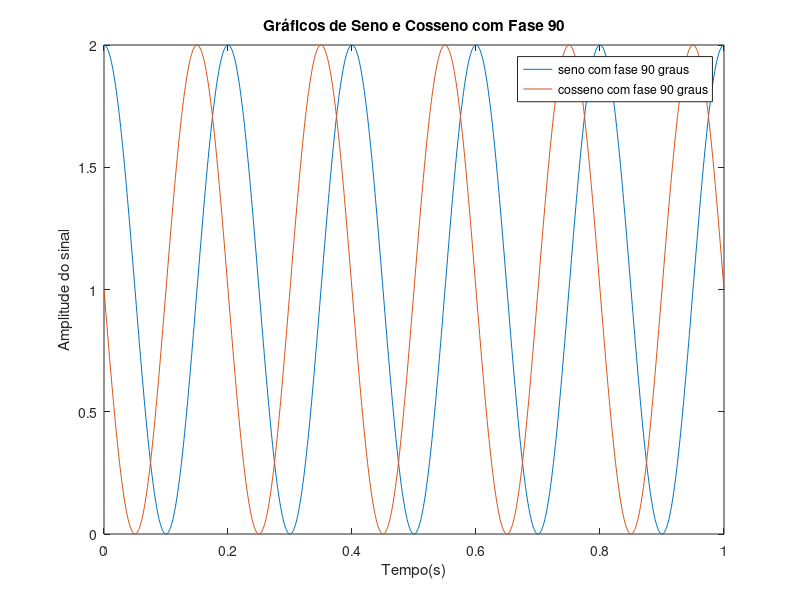
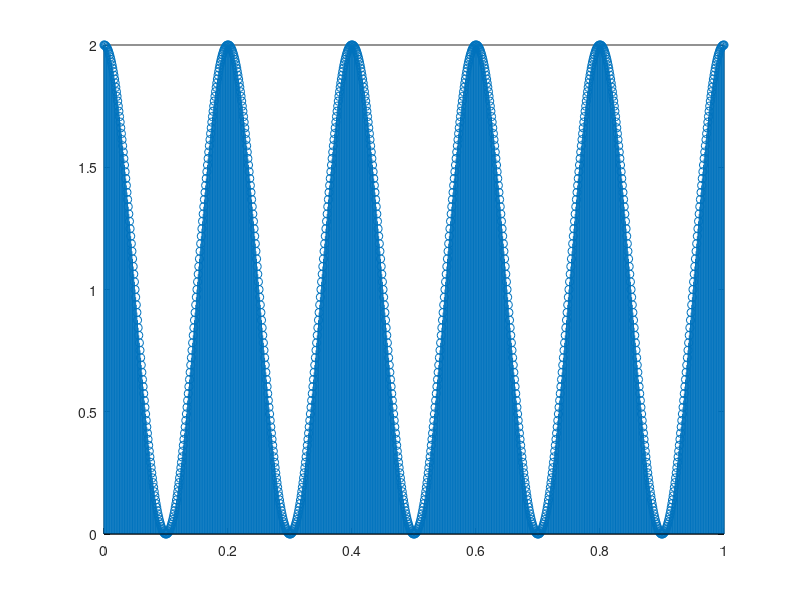

Recreate these plots in MATLAB, in order.
clear all;
close all;
clc;

f = 5;    %fase
A = 1;    %amplitude
T = 1;    %tempo em segundos
phi = 90; %fase em graus

offset = 1;

t = 0:0.001:T;

phi_rad = deg2rad(phi);

%calculando funcao
ys = A*sin(2*pi*f*t + phi_rad) + offset;
yc = A*cos(2*pi*f*t + phi_rad) + offset;

%plotando gráfico
figure;
plot(t, ys);
%comentando eixos do gráfico
xlabel('Tempo(s)'); 
ylabel('Amplitude do sinal');
hold; %mantém todos os gráficos
plot(t, yc);
legend('seno com fase 90 graus','cosseno com fase 90 graus');
title('Gráficos de Seno e Cosseno com Fase 90');

figure;
plot(t, ys);
xlabel('t(s)');
ylabel('Amplitude do sinal');
stem(t, ys);
